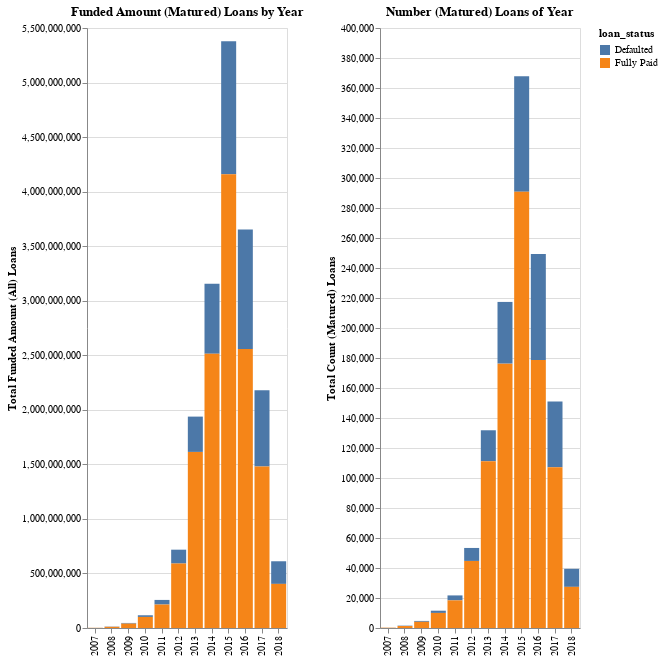

Notebook code cell kept with this figure:
### Code cell
chart_data_default = eda_group_data.groupby(['issue_date_year','loan_status'
                                            ])['loan_status_count','funded_amnt',
                                              ].agg({ 'funded_amnt':'sum',
                                                      'loan_status_count':'count'
                                                    }).reset_index()

map_default_status = {0:'Defaulted', 1:'Fully Paid'}

chart_data_default['loan_status'] = chart_data_default['loan_status'].map(map_default_status)

chart_default_funded_amount_matured = alt.Chart(chart_data_default).mark_bar().encode(
    x=alt.X(field='issue_date_year',type='nominal',axis=alt.Axis(title='')),
    y=alt.Y(field='funded_amnt',type='quantitative',axis=alt.Axis(title='Total Funded Amount (All) Loans')),
    color='loan_status:N',
    tooltip=['loan_status:N','funded_amnt:Q'],
).properties(width=200, height=600,title='Funded Amount (Matured) Loans by Year')

chart_data_default = eda_group_data.groupby(['issue_date_year','loan_status'
                                            ])['loan_status_count',
                                               'funded_amnt'
                                              ].agg({ 'funded_amnt':'sum',
                                                      'loan_status_count':'count'
                                                     }).reset_index()

chart_data_default['loan_status'] = chart_data_default['loan_status'].map(map_default_status)

chart_default_counts_matured = alt.Chart(chart_data_default).mark_bar().encode(
    x=alt.X(field='issue_date_year',type='nominal',axis=alt.Axis(title='')),
    y=alt.Y(field='loan_status_count',type='quantitative',axis=alt.Axis(title='Total Count (Matured) Loans')),
    color='loan_status:N',
    tooltip=['loan_status:N','loan_status_count:Q'],
).properties(width=200, height=600,title='Number (Matured) Loans of Year')

chart_default_funded_amount_matured | chart_default_counts_matured

### Figure 1 — Vega-Lite specification as saved in the notebook (floating-point values rounded to 4 significant figures)
{"$schema": "https://vega.github.io/schema/vega-lite/v2.6.0.json", "config": {"view": {"height": 300, "width": 400}}, "datasets": {"data-134d5fdebb55d25cd1fee4cf28fb2e84": [{"funded_amnt": 463200, "issue_date_year": 2007, "loan_status": "Defaulted", "loan_status_count": 45}, {"funded_amnt": 1688975, "issue_date_year": 2007, "loan_status": "Fully Paid", "loan_status_count": 206}, {"funded_amnt": 2514075, "issue_date_year": 2008, "loan_status": "Defaulted", "loan_status_count": 247}, {"funded_amnt": 10943000, "issue_date_year": 2008, "loan_status": "Fully Paid", "loan_status_count": 1315}, {"funded_amnt": 6228675, "issue_date_year": 2009, "loan_status": "Defaulted", "loan_status_count": 594}, {"funded_amnt": 40095750, "issue_date_year": 2009, "loan_status": "Fully Paid", "loan_status_count": 4122}, {"funded_amnt": 15304025, "issue_date_year": 2010, "loan_status": "Defaulted", "loan_status_count": 1487}, {"funded_amnt": 101402375, "issue_date_year": 2010, "loan_status": "Fully Paid", "loan_status_count": 10049}, {"funded_amnt": 42358475, "issue_date_year": 2011, "loan_status": "Defaulted", "loan_status_count": 3297}, {"funded_amnt": 215005175, "issue_date_year": 2011, "loan_status": "Fully Paid", "loan_status_count": 18424}, {"funded_amnt": 127103450, "issue_date_year": 2012, "loan_status": "Defaulted", "loan_status_count": 8644}, {"funded_amnt": 590839175, "issue_date_year": 2012, "loan_status": "Fully Paid", "loan_status_count": 44723}, {"funded_amnt": 323540700, "issue_date_year": 2013, "loan_status": "Defaulted", "loan_status_count": 20635}, {"funded_amnt": 1614237000, "issue_date_year": 2013, "loan_status": "Fully Paid", "loan_status_count": 111186}, {"funded_amnt": 643373950, "issue_date_year": 2014, "loan_status": "Defaulted", "loan_status_count": 41148}, {"funded_amnt": 2512852850, "issue_date_year": 2014, "loan_status": "Fully Paid", "loan_status_count": 176234}, {"funded_amnt": 1218133825, "issue_date_year": 2015, "loan_status": "Defaulted", "loan_status_count": 77017}, {"funded_amnt": 4160420375, "issue_date_year": 2015, "loan_status": "Fully Paid", "loan_status_count": 290853}, {"funded_amnt": 1095799100, "issue_date_year": 2016, "loan_status": "Defaulted", "loan_status_count": 70706}, {"funded_amnt": 2557781725, "issue_date_year": 2016, "loan_status": "Fully Paid", "loan_status_count": 178666}, {"funded_amnt": 698870725, "issue_date_year": 2017, "loan_status": "Defaulted", "loan_status_count": 43810}, {"funded_amnt": 1481123550, "issue_date_year": 2017, "loan_status": "Fully Paid", "loan_status_count": 107183}, {"funded_amnt": 207354150, "issue_date_year": 2018, "loan_status": "Defaulted", "loan_status_count": 12021}, {"funded_amnt": 404373850, "issue_date_year": 2018, "loan_status": "Fully Paid", "loan_status_count": 27428}]}, "hconcat": [{"data": {"name": "data-134d5fdebb55d25cd1fee4cf28fb2e84"}, "encoding": {"color": {"field": "loan_status", "type": "nominal"}, "tooltip": [{"field": "loan_status", "type": "nominal"}, {"field": "funded_amnt", "type": "quantitative"}], "x": {"axis": {"title": ""}, "field": "issue_date_year", "type": "nominal"}, "y": {"axis": {"title": "Total Funded Amount (All) Loans"}, "field": "funded_amnt", "type": "quantitative"}}, "height": 600, "mark": "bar", "title": "Funded Amount (Matured) Loans by Year", "width": 200}, {"data": {"name": "data-134d5fdebb55d25cd1fee4cf28fb2e84"}, "encoding": {"color": {"field": "loan_status", "type": "nominal"}, "tooltip": [{"field": "loan_status", "type": "nominal"}, {"field": "loan_status_count", "type": "quantitative"}], "x": {"axis": {"title": ""}, "field": "issue_date_year", "type": "nominal"}, "y": {"axis": {"title": "Total Count (Matured) Loans"}, "field": "loan_status_count", "type": "quantitative"}}, "height": 600, "mark": "bar", "title": "Number (Matured) Loans of Year", "width": 200}]}
